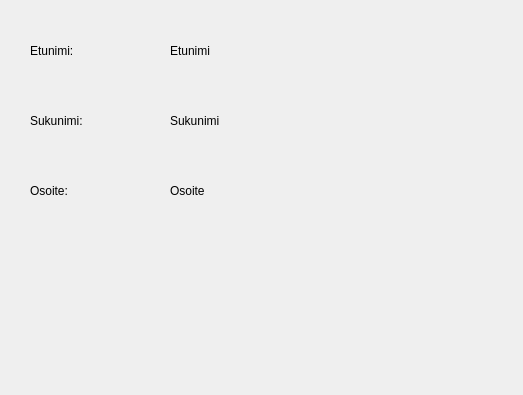
<?xml version="1.0" encoding="UTF-8"?>
<ui version="4.0">
 <class>Data</class>
 <widget class="QDialog" name="Data">
  <property name="geometry">
   <rect>
    <x>0</x>
    <y>0</y>
    <width>523</width>
    <height>395</height>
   </rect>
  </property>
  <property name="windowTitle">
   <string>Dialog</string>
  </property>
  <widget class="QLabel" name="label">
   <property name="geometry">
    <rect>
     <x>30</x>
     <y>30</y>
     <width>131</width>
     <height>41</height>
    </rect>
   </property>
   <property name="text">
    <string>Etunimi:</string>
   </property>
  </widget>
  <widget class="QLabel" name="labelfname">
   <property name="geometry">
    <rect>
     <x>170</x>
     <y>30</y>
     <width>131</width>
     <height>41</height>
    </rect>
   </property>
   <property name="text">
    <string>Etunimi</string>
   </property>
  </widget>
  <widget class="QLabel" name="labelLastName_2">
   <property name="geometry">
    <rect>
     <x>30</x>
     <y>100</y>
     <width>131</width>
     <height>41</height>
    </rect>
   </property>
   <property name="text">
    <string>Sukunimi:</string>
   </property>
  </widget>
  <widget class="QLabel" name="labelLastName">
   <property name="geometry">
    <rect>
     <x>170</x>
     <y>100</y>
     <width>131</width>
     <height>41</height>
    </rect>
   </property>
   <property name="text">
    <string>Sukunimi</string>
   </property>
  </widget>
  <widget class="QLabel" name="labelAddress1">
   <property name="geometry">
    <rect>
     <x>170</x>
     <y>170</y>
     <width>131</width>
     <height>41</height>
    </rect>
   </property>
   <property name="text">
    <string>Osoite</string>
   </property>
  </widget>
  <widget class="QLabel" name="labelAddress">
   <property name="geometry">
    <rect>
     <x>30</x>
     <y>170</y>
     <width>131</width>
     <height>41</height>
    </rect>
   </property>
   <property name="text">
    <string>Osoite:</string>
   </property>
  </widget>
 </widget>
 <resources/>
 <connections/>
</ui>
